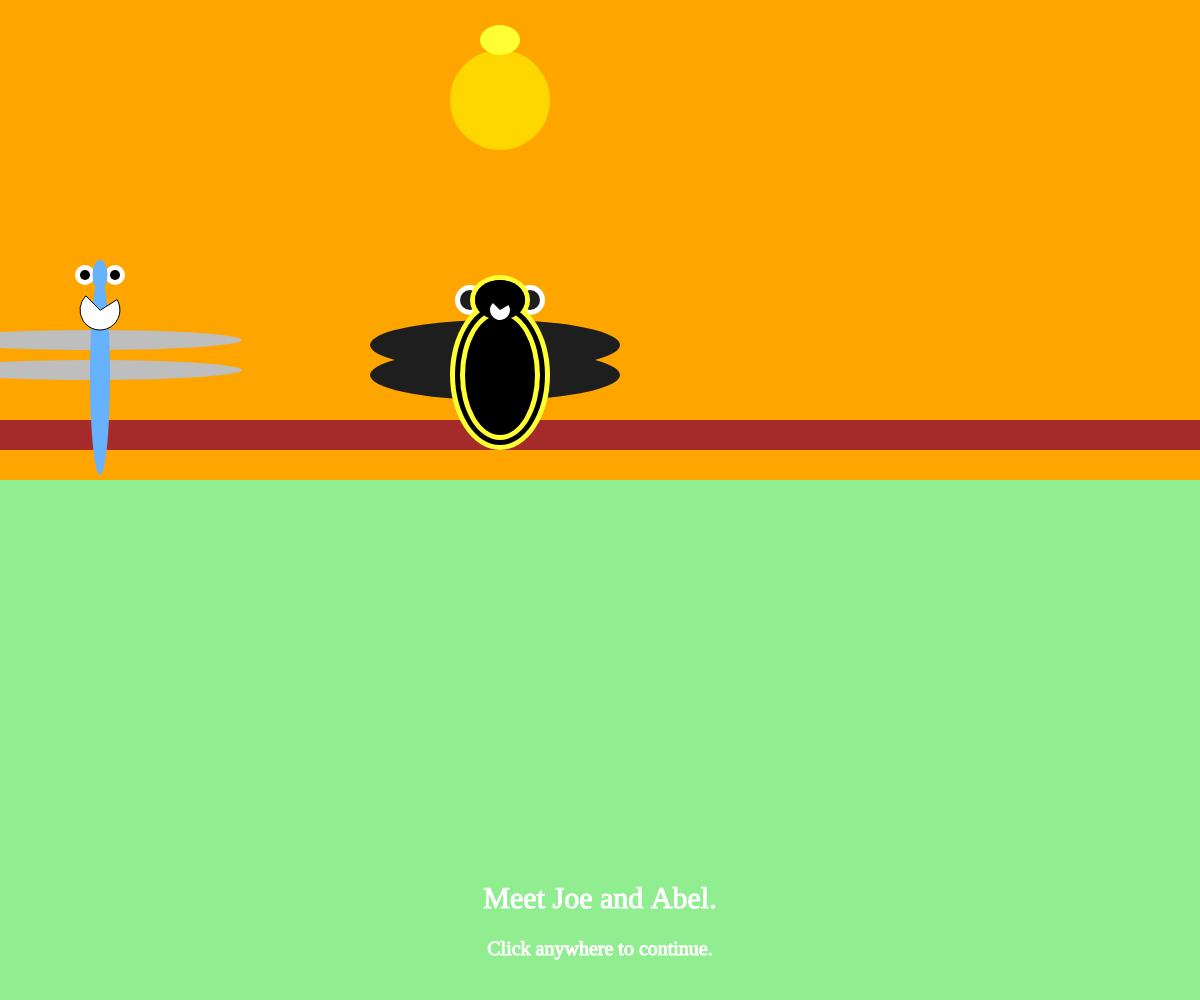
Frame 1 (no input)
Frame 60 (no input): identical to frame 1, image omitted
Frame 120 (the mouse pressed at the canvas centre since frame 60): identical to frame 1, image omitted

The p5.js sketch that drew this single still picture (run headless with seeded random() and noise() and a simulated clock; from frame 60 on, the mouse is pressed at the canvas centre):

// p5.js sketch
// ── sketch.js
/*
	mmp 310 week 2 (02/04/2019)
    Interactive Story of Joe and Abel Setting
    By Moe Quinn

*/


// global Variables
var x = 200; // main x postion
var y = 200; // main y postion
var w = 200; // main width
var h = 200; // main height

// Joel
var joelOffset = 200; // offset

// Joel Head
//var joelHeadX = joelOffset; // joel x postion
var joelHeadY = joelOffset + 75; // joel y postion 
var joelHeadW = joelOffset - 185; // joel width
var joelHeadH = joelOffset - 170; // joel height

// Joel Body
//var joelBodyX = joelOffset + ;  // joel x position
var joelBodyY = joelOffset + 175; // joel y position
var joelBodyW = joelOffset - 180; // joel width
var joelBodyH = joelOffset + 0;   // joel height

// Joel top wings
//var joelTopWingsX = joelOffset +; // joel x position
var joelTopWingsY = joelOffset + 140;   // joel y position
var joelTopWingsW = joelOffset + 100;   // joel width
var joelTopWingsH = joelOffset - 180;   // joel height

// Joel bottom wings
//var joelBottomWingX = joelOffset +;  // joel x position
var joelBottomWingY = joelOffset + 170;  // joel y position
var joelBottomWingW = joelOffset + 100;  // joel width
var joelBottomWingH = joelOffset - 180;  // joel hieght

// Joel Outter eyes
//var joelOutterEyeX = joelOffset +;  // joel x position
var joelOutterEyeY = joelOffset + 75;  // joel y position
var joelOutterEyeW = joelOffset - 180;  // joel width
var joelOutterEyeH = joelOffset - 180;  // joel hieght

// Joel eye pupils
//var joelPupilX = joelOffset +;  // joel x position
var joelPupilY = joelOffset + 75;  // joel y position
var joelPupilW = joelOffset - 190;  // joel width
var joelPupilH = joelOffset - 190;  // joel hieght

// Joel mouth
//var joelMouthX = joelOffset +;  // joel x position
var joelMouthY = joelOffset + 110;  // joel y position
var joelMouthW = joelOffset - 160;  // joel width
var joelMouthH = joelOffset - 160;  // joel hieght

   
// Abel

var abelOffset = 200;

// Abel Head Main
//var abelHeadMainX = joelOffset; // joel x postion
var abelHeadMainY = joelOffset + 100; // joel y postion 
var abelHeadMainW = joelOffset - 140; // joel width
var abelHeadMainH = joelOffset - 150; // joel height

// Abel Head Layer1
//var abelHeadLayer1X = joelOffset; // joel x postion
var abelHeadLayer1Y = joelOffset + 100; // joel y postion 
var abelHeadLayer1W = joelOffset - 150; // joel width
var abelHeadLayer1H = joelOffset - 160; // joel height

// Abel Head Layer2
//var abelHeadLayer2X = joelOffset; // joel x postion
var abelHeadLayer2Y = joelOffset + 100; // joel y postion 
var abelHeadLayer2W = joelOffset - 160; // joel width
var abelHeadLayer2H = joelOffset - 170; // joel height

// Abel Head Layer3
//var abelHeadX = joelOffset; // joel x postion
var abelHeadLayer3Y = joelOffset + 100; // joel y postion 
var abelHeadLayer3W = joelOffset - 150; // joel width
var abelHeadLayer3H = joelOffset - 160; // joel height

// Abeel Body main
//var abelBodyMainX = joelOffset + ;  // joel x position
var abelBodyMianY = joelOffset + 175; // joel y position
var abelBodyMainW = joelOffset - 100; // joel width
var abelBodyMainH = joelOffset - 50;   // joel height

// Abeel Body Layer 1
//var abelBodyLayer1X = joelOffset + ;  // joel x position
var abelBodyLayer1Y = joelOffset + 175; // joel y position
var abelBodyLayer1W = joelOffset - 110; // joel width
var abelBodyLayer1H = joelOffset - 60;   // joel height

// Abeel Body Layer 2
//var abelBodyLayer2X = joelOffset + ;  // joel x position
var abelBodyLayer2Y = joelOffset + 175; // joel y position
var abelBodyLayer2W = joelOffset - 120; // joel width
var abelBodyLayer2H = joelOffset - 70;   // joel height

// Abeel Body Layer 3
//var abelBodyLayer3X = joelOffset + ;  // joel x position
var abelBodyLayer3Y = joelOffset + 175; // joel y position
var abelBodyLayer3W = joelOffset - 130; // joel width
var abelBodyLayer3H = joelOffset - 80;   // joel height

// Abel top wings
//var abelTopWingsX = joelOffset +; // joel x position
var abelTopWingsY = joelOffset + 145;   // joel y position
var abelTopWingsW = joelOffset + 50;   // joel width
var abelTopWingsH = joelOffset - 150;   // joel height

// Abel bottom wings
//var abelBottomWingX = joelOffset +;  // joel x position
var abelBottomWingY = joelOffset + 175;  // joel y position
var abelBottomWingW = joelOffset + 50;  // joel width
var abelBottomWingH = joelOffset - 150;  // joel hieght

// Abel Outter eyes
//var abelOutterEyeX = joelOffset +;  // joel x position
var abelOutterEyeY = joelOffset + 100;  // joel y position
var abelOutterEyeW = joelOffset - 170;  // joel width
var abelOutterEyeH = joelOffset - 170;  // joel hieght

// Abel eye pupils
//var abelPupilX = joelOffset +;  // joel x position
var abelPupilY = joelOffset + 100;  // joel y position
var abelPupilW = joelOffset - 180;  // joel width
var abelPupilH = joelOffset - 180;  // joel hieght

// Abel mouth
//var abelMouthX = joelOffset +;  // joel x position
var abelMouthY = joelOffset + 110;  // joel y position
var abelMouthW = joelOffset - 180;  // joel width
var abelMouthH = joelOffset - 180;  // joel hieght

// clouds
var cloudX = 100;
var cloudY = 100;
var cloudW = 100;
var cloudH = 100;
//var clouudSize = 100;

// stars
var starX = 100;
var starY = 100;

// sun
var sunX = 100;
var sunY = 100;
var sunW = 100;
var sunH = 100;
//var sunSize = 100;


// global variables
var chapter = "morning"; // day, night
var whichFruit;

function setup() {
	createCanvas(windowWidth, windowHeight);
	textAlign(CENTER, CENTER);
	textFont('Hanalei Fill');
}

function draw() {
	background(200);
	
	if (chapter == "morning") {
        background('orange');
		fill('gold');
        noStroke();
		ellipse(x + 300, y - 100, w -100);
        
        // Fence 1
        noStroke();
        fill("brown");  // fence color
        rect(x - 200, y + 220, windowWidth, h - 170);
        
        // Fence 2
        noStroke();
        fill("brown");  // fence color
        rect(x - 200, y + 280, windowWidth, h - 170);
        
        // Grass
        noStroke();
        fill("lightgreen");  // grass color
        rect(x - 200, y + 280, windowWidth, windowHeight);
        
		abel(x -100, y + 0, w + 0);  // first character
		joel(x - 100, y - 100, w - 100); // second character
        
        
		narrative("Meet Joe and Abel.", "Click anywhere to continue.");
	} else if (chapter == "day") {
        background('lightblue');
		fill('yellow');
        noStroke();
		ellipse(x + 600, y - 100, w - 100);
        
        // clouds 1
        noStroke();
        fill("white");   
        ellipse(cloudX + 100, cloudY - 50, cloudW - 50);
        ellipse(cloudX + 130, cloudW - 40, cloudW- 50);
        ellipse(cloudX + 110, cloudY - 30, cloudW - 50);
        
        // clouds 2
        noStroke();
        fill("white");   
        ellipse(cloudX + 350, cloudY - 30, cloudW - 50);
        ellipse(cloudX + 320, cloudY - 20, cloudW - 50);
        ellipse(cloudX + 360, cloudY + 10, cloudW - 50);
        ellipse(cloudX + 330, cloudY + 10, cloudW - 50);
        
        // clouds 3
        noStroke();
        fill("white");   
        ellipse(cloudX + 500, cloudY + 70, cloudW - 50);
        ellipse(cloudX + 470, cloudY + 80, cloudW - 50);
        ellipse(cloudX + 510, cloudY + 90, cloudW - 50);
        
        // clouds 4
        noStroke();
        fill("white");   
        ellipse(cloudX + 650, cloudY - 30, cloudW - 50);
        ellipse(cloudX + 620, cloudY - 20, cloudW - 50);
        ellipse(cloudX + 660, cloudY - 10, cloudW - 50);
        ellipse(cloudX + 630, cloudY + 10, cloudW - 50);
        
        // clouds 5
        noStroke();
        fill("white");   
        ellipse(cloudX + 750, cloudY + 70, cloudW - 50);
        ellipse(cloudX + 720, cloudY + 80, cloudW - 50);
        ellipse(cloudX + 760, cloudY + 90, cloudW - 50);
        ellipse(cloudX + 730, cloudY + 110, cloudW - 50);
        
        // clouds 6
        noStroke();
        fill("white");   
        ellipse(cloudX + 850, cloudY + 70, cloudW - 50);
        ellipse(cloudX + 820, cloudY + 80, cloudW - 50);
        ellipse(cloudX + 860, cloudY + 90, cloudW - 50);
        ellipse(cloudX + 830, cloudY + 110, cloudW - 50);
        
        // Grass
        noStroke();
        fill("lightgreen");  // grass color
        rect(x - 200, y + 280, windowWidth, windowHeight);
        
		abel(300, 150, 200);  
		joel(400, 75, 200);
		narrative("Then Joel eats Abel or Abel eats Joel.", "Click on one of the characters to eat it.");
	} else if (chapter == "night") {
		if (whichFruit == "joel") {
            background('darkblue');
            
            // Moon
            noStroke();
            fill("white");    // Moon color
            ellipse(sunX - 30, sunW + 20, sunW + 0, sunH + 0);
            
            // star 1
            noStroke();
            fill("white"); 
            beginShape();
            vertex(starX + 319, starY - 28);
            vertex(starX + 329, starY - 56);
            vertex(starX + 295, starY - 48);
            endShape(CLOSE) // top Star
            
            beginShape();
            vertex(starX + 305, starY - 61);
            vertex(starX + 332, starY - 43);
            vertex(starX + 299, starY - 29);
            endShape(CLOSE) // bottom star
            
            // star 2
            noStroke();
            fill("white"); 
            beginShape();
            vertex(starX + 419, starY + 72);
            vertex(starX + 429, starY + 44);
            vertex(starX + 395, starY + 52);
            endShape(CLOSE) // top Star
            
            beginShape();
            vertex(starX + 405, starY + 39);
            vertex(starX + 432, starY + 57);
            vertex(starX + 399, starY + 71);
            endShape(CLOSE) // bottom star
            
            // star 3
            noStroke();
            fill("white"); 
            beginShape();
            vertex(starX + 519, starY - 28);
            vertex(starX + 529, starY - 56);
            vertex(starX + 495, starY - 48);
            endShape(CLOSE) // top Star
            
            beginShape();
            vertex(starX + 505, starY - 61);
            vertex(starX + 532, starY - 43);
            vertex(starX + 499, starY - 29);
            endShape(CLOSE) // bottom star
            
            // star 4
            noStroke();
            fill("white"); 
            beginShape();
            vertex(starX + 619, starY + 72);
            vertex(starX + 629, starY + 44);
            vertex(starX + 595, starY + 52);
            endShape(CLOSE) // top Star
            
            beginShape();
            vertex(starX + 605, starY + 39);
            vertex(starX + 632, starY + 57);
            vertex(starX + 599, starY + 71);
            endShape(CLOSE) // bottom star
            
            // star 5
            noStroke();
            fill("white"); 
            beginShape();
            vertex(starX + 719, starY - 28);
            vertex(starX + 729, starY - 56);
            vertex(starX + 695, starY - 48);
            endShape(CLOSE) // top Star
            
            beginShape();
            vertex(starX + 705, starY - 61);
            vertex(starX + 732, starY - 43);
            vertex(starX + 699, starY - 29);
            endShape(CLOSE) // bottom star
            
            // Grass
        noStroke();
        fill("lightgreen");  // grass color
        rect(x - 200, y + 280, windowWidth, windowHeight);
            
			abel(600, 100, 200);
			narrative("Abel is Stuff.", "Click anywhere to start over.");
		}
		if (whichFruit == "abel") {
            background('darkblue');
            
            // Moon
            noStroke();
            fill("white");    // Moon color
            ellipse(sunX - 30, sunW + 20, sunW + 0, sunH + 0);
            
            // star 1
            noStroke();
            fill("white"); 
            beginShape();
            vertex(starX + 319, starY - 28);
            vertex(starX + 329, starY - 56);
            vertex(starX + 295, starY - 48);
            endShape(CLOSE) // top Star
            
            beginShape();
            vertex(starX + 305, starY - 61);
            vertex(starX + 332, starY - 43);
            vertex(starX + 299, starY - 29);
            endShape(CLOSE) // bottom star
            
            // star 2
            noStroke();
            fill("white"); 
            beginShape();
            vertex(starX + 419, starY + 72);
            vertex(starX + 429, starY + 44);
            vertex(starX + 395, starY + 52);
            endShape(CLOSE) // top Star
            
            beginShape();
            vertex(starX + 405, starY + 39);
            vertex(starX + 432, starY + 57);
            vertex(starX + 399, starY + 71);
            endShape(CLOSE) // bottom star
            
            // star 3
            noStroke();
            fill("white"); 
            beginShape();
            vertex(starX + 519, starY - 28);
            vertex(starX + 529, starY - 56);
            vertex(starX + 495, starY - 48);
            endShape(CLOSE) // top Star
            
            beginShape();
            vertex(starX + 505, starY - 61);
            vertex(starX + 532, starY - 43);
            vertex(starX + 499, starY - 29);
            endShape(CLOSE) // bottom star
            
            // star 4
            noStroke();
            fill("white"); 
            beginShape();
            vertex(starX + 619, starY + 72);
            vertex(starX + 629, starY + 44);
            vertex(starX + 595, starY + 52);
            endShape(CLOSE) // top Star
            
            beginShape();
            vertex(starX + 605, starY + 39);
            vertex(starX + 632, starY + 57);
            vertex(starX + 599, starY + 71);
            endShape(CLOSE) // bottom star
            
            // star 5
            noStroke();
            fill("white"); 
            beginShape();
            vertex(starX + 719, starY - 28);
            vertex(starX + 729, starY - 56);
            vertex(starX + 695, starY - 48);
            endShape(CLOSE) // top Star
            
            beginShape();
            vertex(starX + 705, starY - 61);
            vertex(starX + 732, starY - 43);
            vertex(starX + 699, starY - 29);
            endShape(CLOSE) // bottom star
            
            // Grass
        noStroke();
        fill("lightgreen");  // grass color
        rect(X - 200, Y + 280, windowWidth, windowHeight);
			
			joel(700, 50, 200 - 150);
			narrative("Joel is Stuff.", "Click anywhere to start over.");
		}
	}
}

function mouseClicked() {
	// change chapter
	if (chapter == "morning") chapter = "day";
//	else if (chapter == "day") chapter = "night";
	else if (chapter == "night") chapter = "morning";
	
	// detect which character is clicked
	else if (chapter == "day") {
		// clicked abel
		var abelDist = dist(mouseX, mouseY, 300, 200);
		if (abelDist < 150) {
			whichFruit = "abel";
			chapter = "night";
		}
		// clicked joel
		var joelDist = dist(mouseX, mouseY, 400, 100);
		if (joelDist < 280) {
			whichFruit = "joel";
			chapter = "night";
		}
	}
}

function abel(x, s, o) {
	var eyeSize = s / 10;
    
    //Character 2 
    noStroke();
    fill(255);  // outter eye colors
    
    // Character 2 
    ellipse(x + 370, abelOutterEyeY, abelOutterEyeW, abelOutterEyeH);  // outter left eye
    
    // Characater 2 
    ellipse(x + 430, abelOutterEyeY, abelOutterEyeW, abelOutterEyeH);  // outter right eye
    
    
    //Character 2 
    noStroke();
    fill(30);  // eye colors
    
    // Character 2 
    ellipse(x + 370, abelPupilY, abelPupilW, abelPupilH);  // left pupil
    
    // Characater 2 
    ellipse(x + 430, abelPupilY, abelPupilW, abelPupilH);  // right pupil
    
    //character 2
    arc(x + 395, abelTopWingsY, abelTopWingsW, abelTopWingsH, 100, PI + HALF_PI, PIE);  // top wings 
    
    //character 2
    arc(x + 395, abelBottomWingY, abelBottomWingW, abelBottomWingH, 100, PI + HALF_PI, PIE);  // bottom wings
    
    
    
    //Character 2
    noStroke();
    fill(255, 255, 51); // main
    
    // Character 2 
    ellipse(x + 400, abelHeadMainY, abelHeadMainW, abelHeadMainH);  // head
    
    // Characater 2  
    ellipse(x + 400, abelBodyMianY, abelBodyMainW, abelBodyMainH);  // top Body
    
    
    
    //Character 2
    noStroke();   // layer 1
    fill(0);
    
    // Character 2 
    ellipse(x + 400, abelHeadLayer1Y, abelHeadLayer1W, abelHeadLayer1H); // head
    
    // Characater 2  
    ellipse(x + 400, abelBodyLayer1Y, abelBodyLayer1W, abelBodyLayer1H); // Body
    
    
    
    //Character 2 
    noStroke();
    fill(255, 255, 51); // layer 2
    
    // Character 2 
    ellipse(x + 400, abelHeadLayer2W, abelHeadLayer2W, abelHeadLayer2H); // head
    
    // Characater 2  
    ellipse(x + 400, abelBodyLayer2Y, abelBodyLayer2W, abelBodyLayer2H); // Body
    
    
    
    //Character 2 
    noStroke(); 
    fill(0);  // layer 3
    
    // Character 2 
    ellipse(x + 400, abelHeadLayer3Y, abelHeadLayer3W, abelHeadLayer3H); // head
    
    // Characater 2 
    ellipse(x + 400, abelBodyLayer3Y, abelBodyLayer3W, abelBodyLayer3H);  // Body
    
    
    //Character 2 
    noStroke(); 
    fill(255);  // mouth color
    
    //character 2
    arc(x + 400, abelMouthY, abelMouthW, abelMouthH, 100, PI + QUARTER_PI, PIE);  // mouth
    
    // end of character 2
    
    
}

function joel(x, s, o) {
    
    //Character 1 
    noStroke();
    fill(255);  // eye colors
    
    // Characater 1 
    ellipse(x - 15, joelOutterEyeY, joelOutterEyeW, joelOutterEyeH);  // Outter left eye
    
    // Characater 1 
    ellipse(x + 15, joelOutterEyeY, joelOutterEyeW, joelOutterEyeH);  // Outter right eye
    
    
    
    //Character 1 
    noStroke();
    fill(0);  // eye colors
    
    // Characater 1 
    ellipse(x - 15, joelPupilY, joelPupilW, joelPupilH);  // left eye
    
    // Characater 1 
    ellipse(x + 15, joelPupilY, joelPupilW, joelPupilH);  // right eye
    
    
    //Character 1 
    noStroke();
    fill(190);  // wings color   
    
    //character 1
    arc(x - 8, joelTopWingsY, joelTopWingsW, joelTopWingsH, 100, PI + HALF_PI, PIE);  // top wings  
    
    //character 1
    arc(x - 8, joelBottomWingY, joelBottomWingW, joelBottomWingH, 100, PI + HALF_PI, PIE);  // bottom wings
    
    
    //Character 1 
    noStroke();
    fill(102, 178, 255);  // head and body color
    
    // Characater 1 
    ellipse(x + 0, joelHeadY, joelHeadW, joelHeadH);  // head
    
    // Characater 1 
    ellipse(x + 0, joelBodyY, joelBodyW, joelBodyH);  // Body
    
    
    stroke(0);
    fill(255);
    
    //character 1
    arc(x + 0, joelMouthY, joelMouthW, joelMouthH, 100, PI + QUARTER_PI, PIE);  // mouth
    
    
    // end of character 1
    
}

function narrative(story, instructions) {
	// narrative
	stroke(255);
	textSize(30);
	text(story, width / 2, height - 100);
	// instructions
	textSize(20);
	text(instructions, width / 2, height - 50);
    
}
